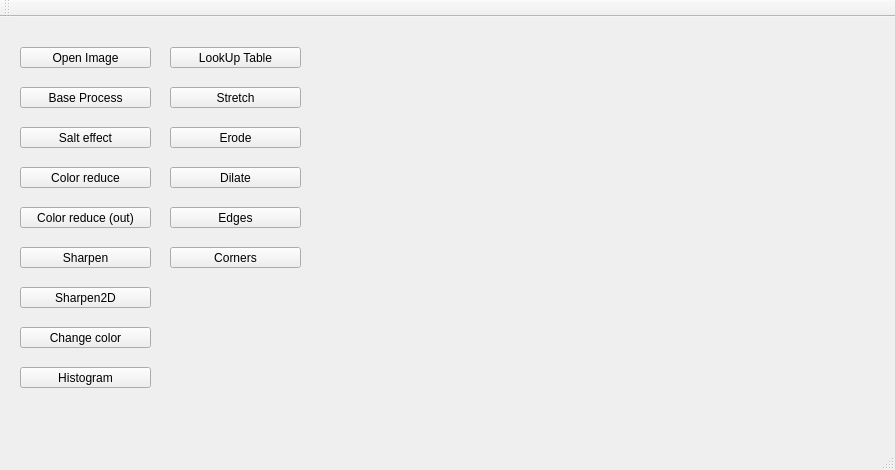
<?xml version="1.0" encoding="UTF-8"?>
<ui version="4.0">
 <class>MainWindow</class>
 <widget class="QMainWindow" name="MainWindow">
  <property name="geometry">
   <rect>
    <x>0</x>
    <y>0</y>
    <width>895</width>
    <height>470</height>
   </rect>
  </property>
  <property name="windowTitle">
   <string>MainWindow</string>
  </property>
  <widget class="QWidget" name="centralWidget">
   <widget class="QPushButton" name="pushButton">
    <property name="geometry">
     <rect>
      <x>20</x>
      <y>30</y>
      <width>131</width>
      <height>21</height>
     </rect>
    </property>
    <property name="text">
     <string>Open Image</string>
    </property>
   </widget>
   <widget class="QPushButton" name="pushButton_2">
    <property name="geometry">
     <rect>
      <x>20</x>
      <y>70</y>
      <width>131</width>
      <height>21</height>
     </rect>
    </property>
    <property name="text">
     <string>Base Process</string>
    </property>
   </widget>
   <widget class="QLabel" name="label">
    <property name="geometry">
     <rect>
      <x>580</x>
      <y>40</y>
      <width>67</width>
      <height>17</height>
     </rect>
    </property>
    <property name="text">
     <string/>
    </property>
   </widget>
   <widget class="QPushButton" name="pushButton_3">
    <property name="geometry">
     <rect>
      <x>20</x>
      <y>110</y>
      <width>131</width>
      <height>21</height>
     </rect>
    </property>
    <property name="text">
     <string>Salt effect</string>
    </property>
   </widget>
   <widget class="QPushButton" name="pushButton_4">
    <property name="geometry">
     <rect>
      <x>20</x>
      <y>150</y>
      <width>131</width>
      <height>21</height>
     </rect>
    </property>
    <property name="text">
     <string>Color reduce</string>
    </property>
   </widget>
   <widget class="QPushButton" name="pushButton_5">
    <property name="geometry">
     <rect>
      <x>20</x>
      <y>190</y>
      <width>131</width>
      <height>21</height>
     </rect>
    </property>
    <property name="text">
     <string>Color reduce (out)</string>
    </property>
   </widget>
   <widget class="QPushButton" name="pushButton_6">
    <property name="geometry">
     <rect>
      <x>20</x>
      <y>230</y>
      <width>131</width>
      <height>21</height>
     </rect>
    </property>
    <property name="text">
     <string>Sharpen</string>
    </property>
   </widget>
   <widget class="QPushButton" name="pushButton_7">
    <property name="geometry">
     <rect>
      <x>20</x>
      <y>270</y>
      <width>131</width>
      <height>21</height>
     </rect>
    </property>
    <property name="text">
     <string>Sharpen2D</string>
    </property>
   </widget>
   <widget class="QPushButton" name="pushButton_8">
    <property name="geometry">
     <rect>
      <x>20</x>
      <y>310</y>
      <width>131</width>
      <height>21</height>
     </rect>
    </property>
    <property name="text">
     <string>Change color</string>
    </property>
   </widget>
   <widget class="QPushButton" name="pushButton_9">
    <property name="geometry">
     <rect>
      <x>20</x>
      <y>350</y>
      <width>131</width>
      <height>21</height>
     </rect>
    </property>
    <property name="text">
     <string>Histogram</string>
    </property>
   </widget>
   <widget class="QPushButton" name="pushButton_10">
    <property name="geometry">
     <rect>
      <x>170</x>
      <y>30</y>
      <width>131</width>
      <height>21</height>
     </rect>
    </property>
    <property name="text">
     <string>LookUp Table</string>
    </property>
   </widget>
   <widget class="QPushButton" name="pushButton_11">
    <property name="geometry">
     <rect>
      <x>170</x>
      <y>70</y>
      <width>131</width>
      <height>21</height>
     </rect>
    </property>
    <property name="text">
     <string>Stretch</string>
    </property>
   </widget>
   <widget class="QPushButton" name="pushButton_12">
    <property name="geometry">
     <rect>
      <x>170</x>
      <y>150</y>
      <width>131</width>
      <height>21</height>
     </rect>
    </property>
    <property name="text">
     <string>Dilate</string>
    </property>
   </widget>
   <widget class="QPushButton" name="pushButton_13">
    <property name="geometry">
     <rect>
      <x>170</x>
      <y>110</y>
      <width>131</width>
      <height>21</height>
     </rect>
    </property>
    <property name="text">
     <string>Erode</string>
    </property>
   </widget>
   <widget class="QPushButton" name="pushButton_14">
    <property name="geometry">
     <rect>
      <x>170</x>
      <y>190</y>
      <width>131</width>
      <height>21</height>
     </rect>
    </property>
    <property name="text">
     <string>Edges</string>
    </property>
   </widget>
   <widget class="QPushButton" name="pushButton_15">
    <property name="geometry">
     <rect>
      <x>170</x>
      <y>230</y>
      <width>131</width>
      <height>21</height>
     </rect>
    </property>
    <property name="text">
     <string>Corners</string>
    </property>
   </widget>
  </widget>
  <widget class="QMenuBar" name="menuBar">
   <property name="geometry">
    <rect>
     <x>0</x>
     <y>0</y>
     <width>895</width>
     <height>22</height>
    </rect>
   </property>
  </widget>
  <widget class="QToolBar" name="mainToolBar">
   <attribute name="toolBarArea">
    <enum>TopToolBarArea</enum>
   </attribute>
   <attribute name="toolBarBreak">
    <bool>false</bool>
   </attribute>
  </widget>
  <widget class="QStatusBar" name="statusBar"/>
 </widget>
 <layoutdefault spacing="6" margin="11"/>
 <resources/>
 <connections/>
</ui>
